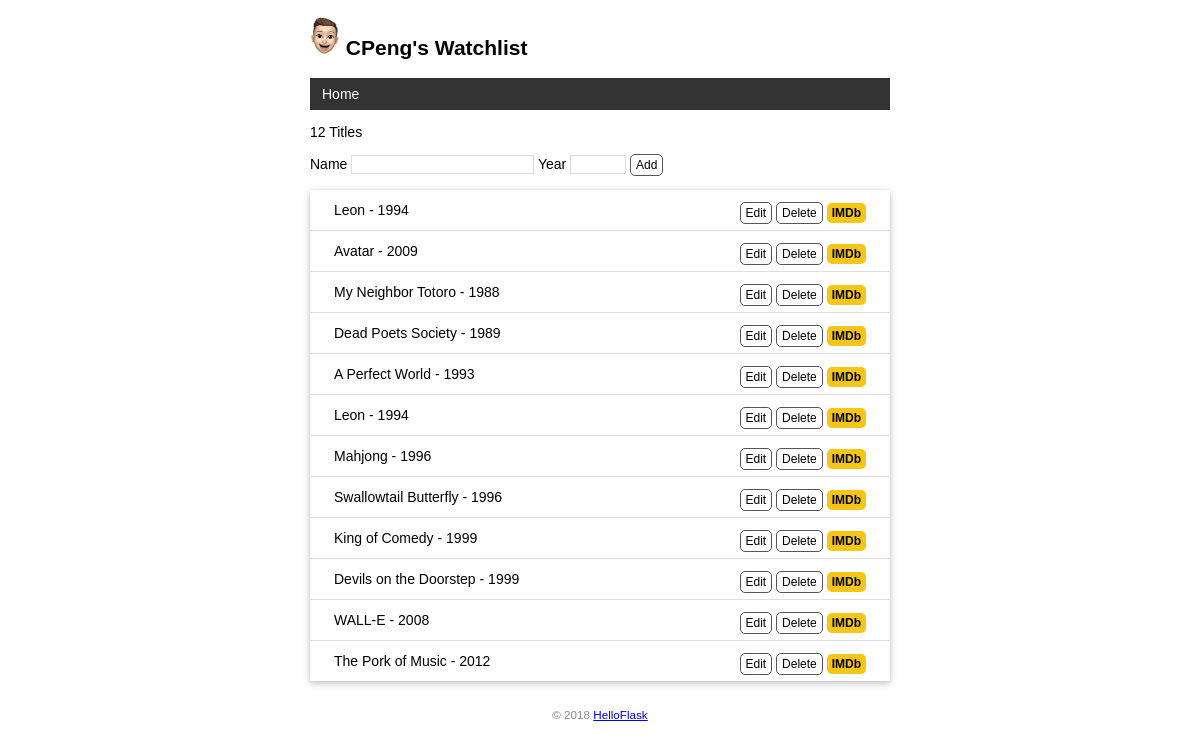
Before: / with the older database file.
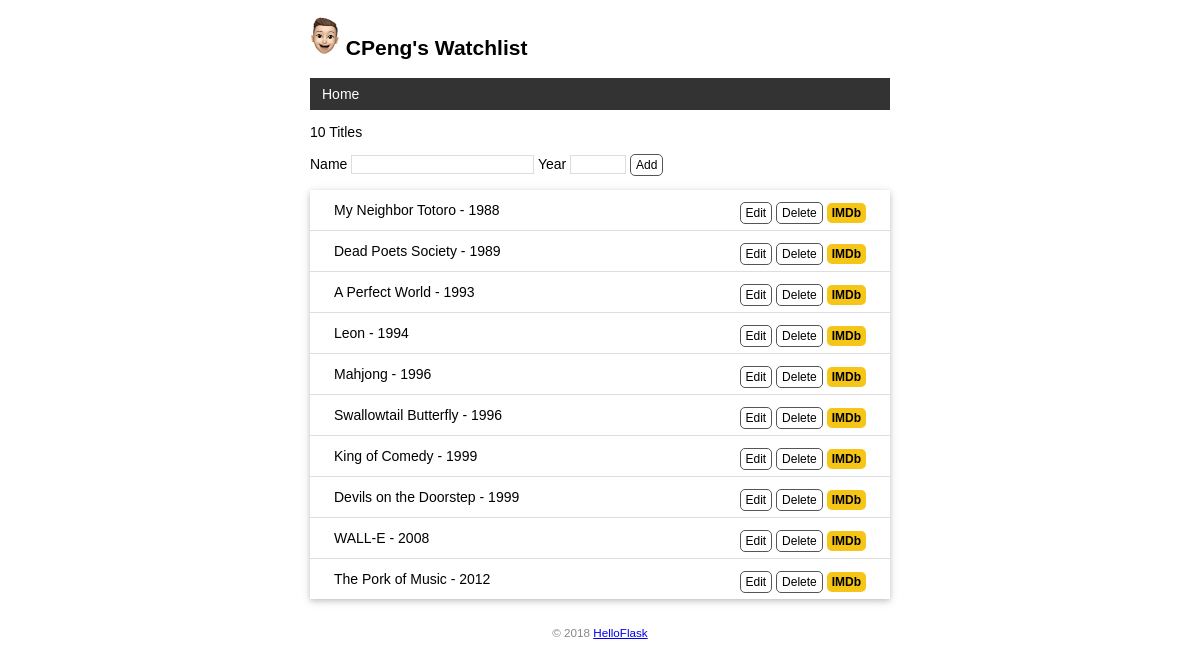
After: the same page with the newer database file.
### app.py (models this page shows)
class User(db.Model):  # 表名将会是 user（自动生成，小写处理）
    id = db.Column(db.Integer, primary_key=True)  # 主键
    name = db.Column(db.String(20))  # 名字

class Movie(db.Model):  # 表名将会是 movie
    id = db.Column(db.Integer, primary_key=True)  # 主键
    title = db.Column(db.String(60))  # 电影标题
    year = db.Column(db.String(4))  # 电影年份

### app.py (the view, shortened to what this page needs)
@app.route('/', methods=['GET', 'POST'])
def index():
    movies = Movie.query.all()
    return render_template('index.html', movies=movies)

### app.py (called while the page is built)
@app.context_processor
def inject_user():
    user = User.query.first()
    return dict(user=user)

### templates/index.html
{% extends 'base.html' %}
{% block content %}
<p>{{ movies|length }} Titles</p>
<form method="post">
    Name <input type="text" name="title" autocomplete="off" required>
    Year <input type="text" name="year" autocomplete="off" required>
    <input class="btn" type="submit" name="submit" value="Add">
</form>
<ul class="movie-list">
    {% for movie in movies %}
    <li>{{ movie.title }} - {{ movie.year }}
        <span class="float-right">
            <a class="btn" href="{{ url_for('edit', movie_id=movie.id) }}">Edit</a>
            <form class="inline-form" method="post" action="{{ url_for('delete', movie_id=movie.id) }}">
                <input class="btn" type="submit" name="delete" value="Delete" onclick="return confirm('Are you sure?')">
            </form>
            <a class="imdb" href="https://www.imdb.com/find?q={{ movie.title }}" target="_blank" title="Find this movie on IMDb">IMDb</a>
        </span>
    </li>
    {% endfor %}
</ul>
{% endblock %}

### templates/base.html (shortened to what this page needs)
<!DOCTYPE html>
<html lang="en">
<head>
    {% block head %}
    <link rel="stylesheet" href="{{ url_for('static', filename='style.css') }}" type="text/css">
    {% endblock %}
</head>
<body>
    <h2>
        <img alt="Avatar" class="avatar" src="{{ url_for('static', filename='images/avatar.png') }}">
        {{ user.name }}'s Watchlist
    </h2>
    <nav>
        <ul>
            <li><a href="{{ url_for('index') }}">Home</a></li>
        </ul>
    </nav>
    {% block content %}{% endblock %}
    <footer>
        <small>&copy; 2018 <a href="http://helloflask.com/book/3">HelloFlask</a></small>
    </footer>
</body>
</html>

### static/style.css (style rules this page uses)
body { margin: auto; max-width: 580px; font-size: 14px; font-family: Helvetica, Arial, sans-serif; }
footer { color: #888; margin-top: 15px; text-align: center; padding: 10px; }
.avatar { width: 30px; }
.movie-list { list-style-type: none; padding: 0; margin-bottom: 10px; box-shadow: 0 2px 5px 0 rgba(0, 0, 0, 0.16), 0 2px 10px 0 rgba(0, 0, 0, 0.12); }
.movie-list li { padding: 12px 24px; border-bottom: 1px solid #ddd; }
.movie-list li:last-child { border-bottom:none; }
nav ul { list-style-type: none; margin: 0; padding: 0; overflow: hidden; background-color: #333; }
nav li { float: left; }
nav li a { display: block; color: white; text-align: center; padding: 8px 12px; text-decoration: none; }
.float-right { float: right; }
.imdb { font-size: 12px; font-weight: bold; color: black; text-decoration: none; background: #F5C518; border-radius: 5px; padding: 3px 5px; }
input[type=submit] { font-family: inherit; }
input[type=text] { border: 1px solid #ddd; }
input[name=year] { width: 50px; }
.btn { font-size: 12px; padding: 3px 5px; text-decoration: none; cursor: pointer; background-color: white; color: black; border: 1px solid #555555; border-radius: 5px; }
.inline-form { display: inline; }

Changed rows visible on the page:
removed Movie: title "Leon", year "1994"
removed Movie: title "Avatar", year "2009"
Other visible differences:
{{ movies|length }}: "12" → "10"
